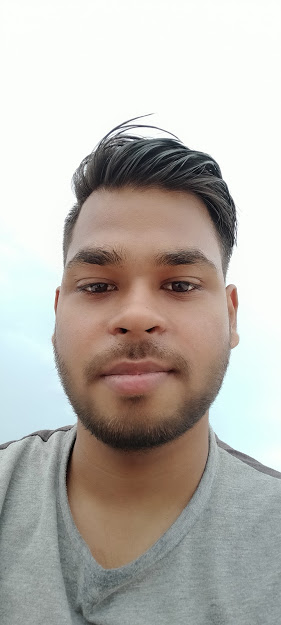
#> input picture image2.jpg, 281 x 625 px
$ python image-filter.py
#> lines starting #> are read from the running program, lines starting #| are printed output that depends on the picture
from PIL import Image, ImageFilter

image = Image.open(r"image2.jpg")
#> image is the input picture: PIL image 281x625 RGB; mean R, G, B 184.2, 179.5, 173.5

image2 = image.filter(ImageFilter.UnsharpMask)
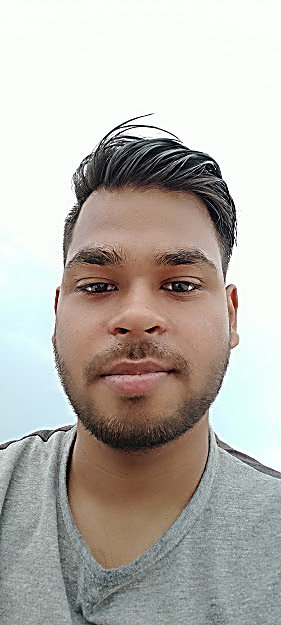
#> image2: PIL image 281x625 RGB; mean R, G, B 183.9, 179.2, 173.1

image.show()
image2.show()
